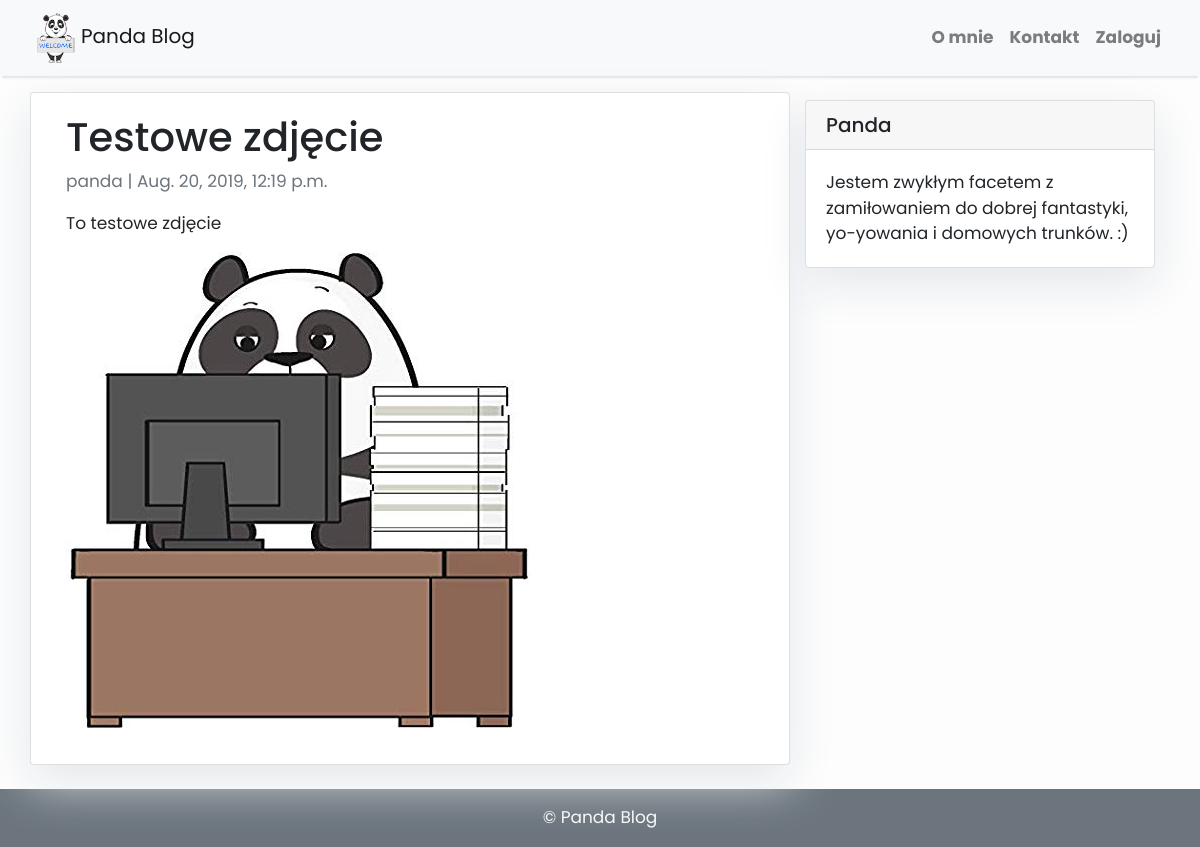
/testowy1/, run on the app's committed database.
### blog/models.py (models this page shows, shortened)
class Post(models.Model):
    title = models.CharField(max_length=200, unique=True)
    slug = models.SlugField(max_length=200, unique=True)
    author = models.ForeignKey(User, on_delete= models.CASCADE,related_name='blog_posts')
    updated_on = models.DateTimeField(auto_now= True)
    content = models.TextField()
    created_on = models.DateTimeField(auto_now_add=True)
    status = models.IntegerField(choices=STATUS, default=0)
    class Meta:
        ordering = ['-created_on']

### blog/views.py (the view)
# urls.py: path('<slug:slug>/', PostDetail.as_view(), name='post_detail'),
class PostDetail(generic.DetailView):
    model = Post
    template_name = 'post_detail.html'

### blog/templates/post_detail.html
{% extends 'base.html' %} {% block content %}
<div class="container">
  <div class="row">
    <div class="col-md-8 card mb-4  mt-3 left  top">
      <div class="card-body">
        <h1>{% block title %} {{ object.title }} {% endblock title %}</h1>
        <p class=" text-muted">{{ post.author }} | {{ post.created_on }}</p>
        <p class="card-text ">{{ object.content | safe }}</p>
      </div>
    </div>
    {% block sidebar %} {% include 'sidebar.html' %} {% endblock sidebar %}
  </div>
</div>
{% endblock content %}

### blog/templates/base.html (style rules this page uses)
body { font-family: "Poppins", sans-serif; font-size: 17px; background-color: #fdfdfd; }

### blog/templates/sidebar.html (style rules this page uses)
.card { box-shadow: 0 16px 48px #E3E7EB; }

### data on the page
Post: title "Testowe zdjęcie", author "panda", created_on "Aug. 20, 2019, 12:19 p.m.", content "To testowe zdjęcie", content (picture)
